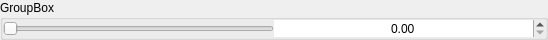
<?xml version="1.0" encoding="UTF-8"?>
<ui version="4.0">
 <class>slider_widget</class>
 <widget class="QWidget" name="slider_widget">
  <property name="geometry">
   <rect>
    <x>0</x>
    <y>0</y>
    <width>548</width>
    <height>38</height>
   </rect>
  </property>
  <property name="sizePolicy">
   <sizepolicy hsizetype="Preferred" vsizetype="Preferred">
    <horstretch>0</horstretch>
    <verstretch>0</verstretch>
   </sizepolicy>
  </property>
  <property name="minimumSize">
   <size>
    <width>0</width>
    <height>0</height>
   </size>
  </property>
  <property name="maximumSize">
   <size>
    <width>16777215</width>
    <height>16777215</height>
   </size>
  </property>
  <property name="windowTitle">
   <string>Form</string>
  </property>
  <property name="styleSheet">
   <string notr="true"/>
  </property>
  <layout class="QGridLayout" name="gridLayout">
   <property name="leftMargin">
    <number>0</number>
   </property>
   <property name="topMargin">
    <number>0</number>
   </property>
   <property name="rightMargin">
    <number>0</number>
   </property>
   <property name="bottomMargin">
    <number>0</number>
   </property>
   <property name="spacing">
    <number>0</number>
   </property>
   <item row="0" column="0">
    <widget class="QGroupBox" name="groupBox">
     <property name="sizePolicy">
      <sizepolicy hsizetype="Preferred" vsizetype="Preferred">
       <horstretch>0</horstretch>
       <verstretch>0</verstretch>
      </sizepolicy>
     </property>
     <property name="minimumSize">
      <size>
       <width>0</width>
       <height>0</height>
      </size>
     </property>
     <property name="maximumSize">
      <size>
       <width>16777215</width>
       <height>16777215</height>
      </size>
     </property>
     <property name="font">
      <font>
       <pointsize>9</pointsize>
      </font>
     </property>
     <property name="title">
      <string>GroupBox</string>
     </property>
     <layout class="QGridLayout" name="gridLayout_2">
      <property name="leftMargin">
       <number>0</number>
      </property>
      <property name="topMargin">
       <number>0</number>
      </property>
      <property name="rightMargin">
       <number>0</number>
      </property>
      <property name="bottomMargin">
       <number>0</number>
      </property>
      <property name="spacing">
       <number>0</number>
      </property>
      <item row="0" column="0">
       <widget class="QSlider" name="slider">
        <property name="sizePolicy">
         <sizepolicy hsizetype="Preferred" vsizetype="Preferred">
          <horstretch>0</horstretch>
          <verstretch>0</verstretch>
         </sizepolicy>
        </property>
        <property name="minimumSize">
         <size>
          <width>0</width>
          <height>0</height>
         </size>
        </property>
        <property name="autoFillBackground">
         <bool>false</bool>
        </property>
        <property name="styleSheet">
         <string notr="true"/>
        </property>
        <property name="maximum">
         <number>100</number>
        </property>
        <property name="pageStep">
         <number>1</number>
        </property>
        <property name="orientation">
         <enum>Qt::Orientation::Horizontal</enum>
        </property>
       </widget>
      </item>
      <item row="0" column="1">
       <widget class="QDoubleSpinBox" name="slider_spinbox">
        <property name="sizePolicy">
         <sizepolicy hsizetype="Preferred" vsizetype="Preferred">
          <horstretch>0</horstretch>
          <verstretch>0</verstretch>
         </sizepolicy>
        </property>
        <property name="minimumSize">
         <size>
          <width>0</width>
          <height>0</height>
         </size>
        </property>
        <property name="maximumSize">
         <size>
          <width>16777215</width>
          <height>16777215</height>
         </size>
        </property>
        <property name="styleSheet">
         <string notr="true"/>
        </property>
        <property name="wrapping">
         <bool>false</bool>
        </property>
        <property name="frame">
         <bool>false</bool>
        </property>
        <property name="alignment">
         <set>Qt::AlignmentFlag::AlignCenter</set>
        </property>
        <property name="buttonSymbols">
         <enum>QAbstractSpinBox::ButtonSymbols::UpDownArrows</enum>
        </property>
        <property name="keyboardTracking">
         <bool>true</bool>
        </property>
        <property name="showGroupSeparator" stdset="0">
         <bool>false</bool>
        </property>
        <property name="maximum">
         <double>1.000000000000000</double>
        </property>
        <property name="singleStep">
         <double>0.010000000000000</double>
        </property>
       </widget>
      </item>
     </layout>
    </widget>
   </item>
  </layout>
 </widget>
 <resources/>
 <connections>
  <connection>
   <sender>slider_spinbox</sender>
   <signal>valueChanged(double)</signal>
   <receiver>slider_widget</receiver>
   <slot>handle_spinbox_change(double)</slot>
   <hints>
    <hint type="sourcelabel">
     <x>465</x>
     <y>66</y>
    </hint>
    <hint type="destinationlabel">
     <x>165</x>
     <y>-9</y>
    </hint>
   </hints>
  </connection>
  <connection>
   <sender>slider</sender>
   <signal>valueChanged(int)</signal>
   <receiver>slider_widget</receiver>
   <slot>handle_slider_change(int)</slot>
   <hints>
    <hint type="sourcelabel">
     <x>90</x>
     <y>46</y>
    </hint>
    <hint type="destinationlabel">
     <x>68</x>
     <y>23</y>
    </hint>
   </hints>
  </connection>
 </connections>
 <slots>
  <slot>handle_spinbox_change(double)</slot>
  <slot>handle_slider_change(int)</slot>
 </slots>
</ui>
